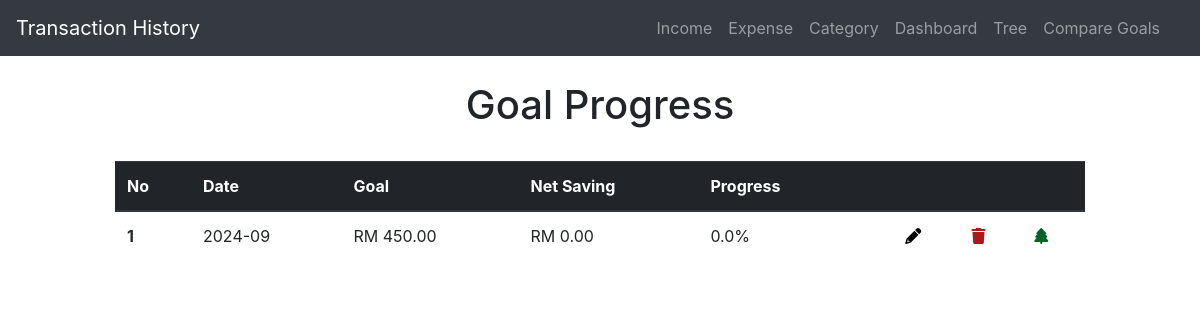
The page /compare on the database as committed earlier.
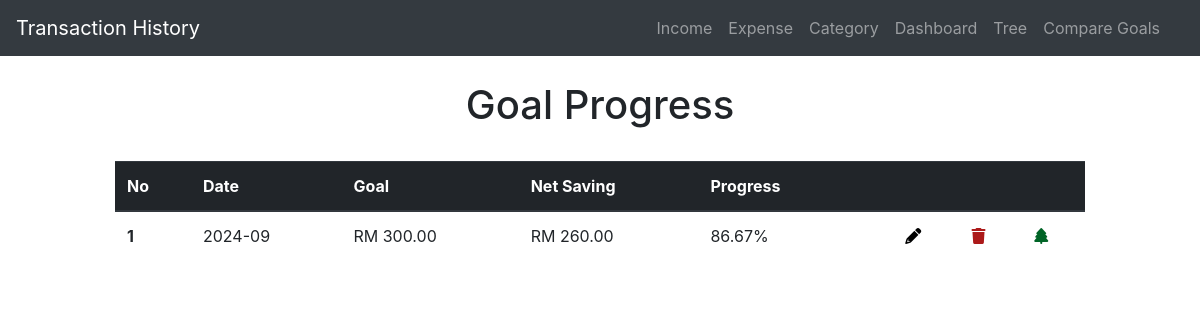
The same page on the database as committed later.
### application/models.py (models this page shows, shortened)
class goal(db.Model):
    id = db.Column(db.Integer, primary_key=True)
    amount = db.Column(db.Double, nullable=False)
    month = db.Column(db.String(30),nullable=False)
    year = db.Column(db.Integer, nullable=False)

### application/routes.py (the view)
@app.route('/compare', methods=['GET', 'POST'])
def compare():
    goall = goal.query.all()
    net_query = db.session.query(
        func.sum(net.amount).label('total'),
        func.strftime('%Y-%m', net.date).label('month_year')
    ).group_by(func.strftime('%Y-%m', net.date)).all()
    net_dict = {result.month_year: result.total for result in net_query}
    amounts = []
    for goal_entry in goall:
        month_year = f'{goal_entry.year}-{int(goal_entry.month):02d}'
        net_amount = net_dict.get(month_year, 0)
        if goal_entry.amount == 0 :
            progress = 0
        else:  # Avoid division by zero
            progress = ( net_amount / goal_entry.amount) * 100
            if progress > 100: progress = 100
        amounts.append({
            'id':goal_entry.id,
            'month_year': month_year,
            'goal': goal_entry.amount,
            'net': net_amount,
            'progress' :progress
        })
        amounts.sort(key=lambda x: x['month_year'], reverse=True)
    return render_template('compare_goal.html', amounts=amounts)

### application/templates/compare_goal.html (shortened to what this page needs)
{% extends 'layout.html' %}
{% block content %}
<head>
    <link rel="stylesheet" href="https://cdnjs.cloudflare.com/ajax/libs/font-awesome/6.0.0-beta3/css/all.min.css">
</head>
<div class="col-sm-10 ml-auto mr-auto ">
    <center>
     <H1>Goal Progress</H1>
    </center>
    <br>
    <table class="table">
        <thead class="thead-dark">
            <tr>
                <th scope="col">No</th>
                <th scope="col">Date</th>
                <th scope="col">Goal</th>
                <th scope="col">Net Saving</th>
                <th scope="col">Progress</th>
                <th scope="col"></th>
                <th scope="col"></th>
                <th scope="col"></th>
                <th scope="col"></th>
            </tr>
        </thead>
        <tbody id="results">
            {% for entry in amounts %}
                    <tr>
                        <th scope="row">{{loop.index}}</th>
                        <td>{{entry.month_year}}</td>
                        <td class="amount-field">RM {{ "{:.2f}".format(entry.goal) }}</td>
                        <td class="amount-field">RM {{ "{:.2f}".format(entry.net) }}</td>
                        {% if entry.progress < 0 %}
                            <td><span style="color: rgb(223, 20, 20);">{{ entry.progress | round(2) }}%</span></td>
                        {% elif entry.progress == 100 %}
                            <td><span style="color: rgb(0, 100, 38);">{{ entry.progress | round(2) }}%</span></td>
                        {% else %}
                            <td>{{ entry.progress | round(2) }}%</td>
                        {% endif %}
                        <td></td><td><a href="{{ url_for('edit_goal', entry_id=entry.id) }}"  class="edit" title="Edit" data-toggle="tooltip" id="1"><i class="fa fa-pencil" style="color: rgb(0, 0, 0);"></i></a></td>
                        <td><a href="{{ url_for('delete_goal', entry_id=entry.id ) }}" class="delete" title="Delete" data-toggle="tooltip" id="1"><i class="fa-solid fa-trash" style="color: rgb(172, 25, 25);"></i></a></td>
                        <td>
                            <a hx-get="{{ url_for('tree_goal', entry_id=entry.id) }}" hx-target="#goal-image-section" hx-swap="innerHTML">
                                <i class="fa-solid fa-tree" style="color: rgb(0, 100, 38);"></i>
                            </a>
                        </td>
                    </tr>
            {% endfor %}
        </tbody>
    </table>
</div>
{% endblock %}

### application/templates/layout.html (shortened to what this page needs)
<!DOCTYPE html>
<html lang="en">
<head>
    <link rel="stylesheet"
        href="https://maxcdn.bootstrapcdn.com/bootstrap/4.0.0/css/bootstrap.min.css"
        href="static/styles.css"
>
</head>
<body>
    <div class="container-fluid">
        <div class="row">
            <div class="col-md-12 p-0">
                <header class="mb-4">
                    <nav class="navbar navbar-expand-lg navbar-dark bg-dark">
                        <a class="navbar-brand" href="{{ url_for('index') }}">Transaction History</a>
                        <div class="collapse navbar-collapse" id="navbarNavAltMarkup">
                            <div class="navbar-nav ml-auto mr-3">
                                <a class="nav-item nav-link" href="{{ url_for('add_income') }}">Income</a>
                                <a class="nav-item nav-link" href="{{ url_for('add_expense') }}">Expense</a>
                                <a class="nav-item nav-link" href="{{ url_for('categoryy') }}">Category</a>
                                <a class="nav-item nav-link" href="{{ url_for('dashboard') }}">Dashboard</a>
                                <a class="nav-item nav-link" href="{{ url_for('tree') }}">Tree</a>
                                <a class="nav-item nav-link" href="{{ url_for('compare') }}">Compare Goals</a>
                            </div>
                        </div>
                    </nav>
                </header>
            </div>
        </div>
        <div class="row justify-content-center">
            <div class="col-md-10"></div>
                {% block content %}{% endblock %}
            </div>
        </div>
</body>
</html>

Rows that differ between the two databases and show on the page:
changed goal: goal "450.00" → "300.00"; net "0.00" → "260.00"; progress "0.0" → "86.67"
